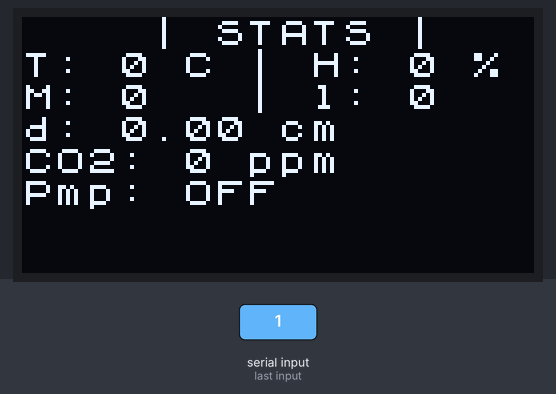
Recording of a sketch running on a simulated ESP8266 (NodeMCU). Parts: 128×64 one-colour display. The inputs (shaded band) are chosen by the test bench. WiFi joins after 1.5 s; servers stay silent unless stated; uploads are accepted with an empty reply.

3.2 s: "1\n" received over Serial
Above: at 5.9 s.
6.2 s: "0\n" received over Serial
9.2 s: "2\n" received over Serial
Timing chart, 0 to 12.2 s (numbered marks = the images above; inputs shaded):
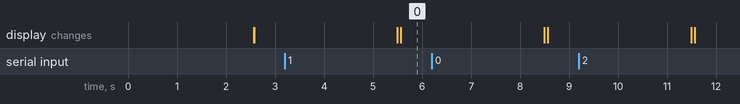

The sketch:

nodemcu_minimal_error_code2.ino
```cpp
#include <ArduinoJson.h>
// #include <SoftwareSerial.h>
// SoftwareSerial node_2_ard(D6,D5); // tx, rx
#include <U8x8lib.h>

#include <ESP8266WiFi.h>
#include <WiFiClient.h>
const char *ssid = "wutangwlan";
const char *password = "hahahachichichi";

// The IP address and port number of the remote server
const char *serverIP = "10.42.0.1";
const int serverPort = 1880;
const char *urlPath = "/url";

volatile bool START_WATERING = false;
WiFiClient client;
U8X8_SSD1306_128X64_NONAME_HW_I2C u8x8(/* reset=*/U8X8_PIN_NONE);

StaticJsonDocument<256> doc;

void setup()
{
    u8x8.begin();
    u8x8.setFont(u8x8_font_chroma48medium8_r);

    Serial.begin(9600);
    //  node_2_ard.begin(19200);

    WiFi.begin(ssid, password);

    // setup the WIFI client
    while (WiFi.status() != WL_CONNECTED)
    {
        //    Serial.print(".");
        delay(500);
    }
    //  Serial.println("");
}

struct Data
{
    int temp = 99;
    int hum = 99;
    float dist = 999.9;
    int wet = 9999;
    int light = 9999;
    int co2 = 9999;
    bool pump = false;
} data;

struct Data doc2data(struct Data data, StaticJsonDocument<256> doc)
{
    data.temp = doc["temp"];
    data.hum = doc["hum"];
    data.dist = doc["dist"];
    data.wet = doc["wet"];
    data.light = doc["light"];
    data.co2 = doc["co2"];
    data.pump = doc["pump"];

    return data;
}

void loop()
{

    data = Data();

    DeserializationError error = deserializeJson(doc, Serial);

    if (error)
    {
        //    Serial.println("Not received.");
        //    Serial.print(error);
        u8x8.clearDisplay();
        u8x8.setCursor(4, 0);
        u8x8.print("| Incorrect Json |");
        u8x8.refreshDisplay();
        return;
    }
    else
    {
        data = doc2data(data, doc);
        //    Serial.println("Received json, writing out.");
        //
        //    Serial.print("Received for example: data.temp:");
        //    Serial.println(data.temp);
        //    Serial.print("Received for example: data.hum:");
        //    Serial.println(data.hum);
        //    Serial.print("Received for example: data.dist:");
        //    Serial.println(data.dist);
        String jsonString;
        serializeJson(doc, jsonString);
        sendPostRequest(jsonString);
    }
    drawData(data);
}

void sendPostRequest(String payload)
{
    //  Serial.println("Sending Post Request...");
    if (!client.connect(serverIP, serverPort))
    {
        //    Serial.print("Couldn't connect to server with serverIP: ");
        //    Serial.println(serverIP);
    }

    //  Serial.println("Connected to server, sending HTTP request.");
    // Send the HTTP POST request
    client.print(String("POST ") + urlPath + " HTTP/1.1\r\n" +
                 "Host: " + serverIP + "\r\n" +
                 "Content-Type: application/json\r\n" +
                 "Content-Length: " + payload.length() + "\r\n" +
                 "Connection: close\r\n\r\n" +
                 payload + "\r\n");

    // Listen for the server's response
    //  unsigned long timeout = millis();
    int n_of_trials = 5;
    int k = 0;
    while (client.connected() && k <= n_of_trials)
    { //&& (millis() - timeout < 500)) {
        if (client.available())
        {
            String response = client.readStringUntil('\r');
            k++;
            if (response.indexOf("water") >= 0)
            {
                START_WATERING = true;
            }
        }
    }
    client.stop();
}

void drawData(struct Data data)
{
    // clear display
    u8x8.clearDisplay();
    u8x8.setCursor(4, 0);
    u8x8.print("| STATS |");

    // display temperature
    u8x8.setFont(u8x8_font_chroma48medium8_r);
    u8x8.setCursor(0, 1);
    u8x8.print("T: ");
    u8x8.print(int(data.temp));
    u8x8.print(" C");
    //
    //  // display humidity
    u8x8.setCursor(7, 1);
    u8x8.print("| H: ");
    u8x8.print(int(data.hum));
    u8x8.print(" %");

    //  // display moisture
    u8x8.setCursor(0, 2);
    u8x8.print("M: ");
    u8x8.print(data.wet);
    //  u8x8.print(" -");

    //  // display light
    u8x8.setCursor(7, 2);
    u8x8.print("| l: ");
    u8x8.print(data.light);
    //  u8x8.print(" -");

    // display dist
    u8x8.setCursor(0, 3);
    u8x8.print("d: ");
    u8x8.print(data.dist);
    u8x8.print(" cm");

    // display CO2
    u8x8.setCursor(0, 4);
    u8x8.print("CO2: ");
    u8x8.print(data.co2);
    u8x8.print(" ppm");

    // display pump status
    if (data.pump)
    {
        u8x8.setCursor(0, 5);
        u8x8.print("Pmp: ON");
    }
    else
    {
        u8x8.setCursor(0, 5);
        u8x8.print("Pmp: OFF");
    }

    u8x8.refreshDisplay();
}
```
